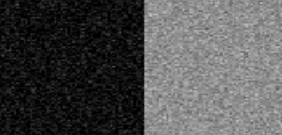
%> input picture A.png, 282 x 135 px
$ octave Exam.m   (GNU Octave 9; MATLAB toolbox functions it lacks are replaced by stand-ins)
%> lines starting %> are read from the running program, lines starting %| are printed output that depends on the picture
clc;clear;close all;
img = rgb2gray(imread('A.png'));
%> img: size 135x282 uint8; min 0, max 193, mean 78.1
% imshow(img)

A = [1 1 1];
B = [1 ; 1 ; 1];

conv_A = conv2(img,A,'same');
conv_B = conv2(img,B,'same');
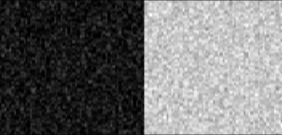
%> conv_B: size 135x282 double; min 0, max 547, mean 233.3; drawn with min black and max white

figure;
subplot(2,2,1)
imshow(img)
subplot(2,2,2)
imshow(A)
subplot(2,2,3)
imshow(uint8(conv_A))
title('Horz')
subplot(2,2,4)
imshow(uint8(conv_B))
title('Vert')
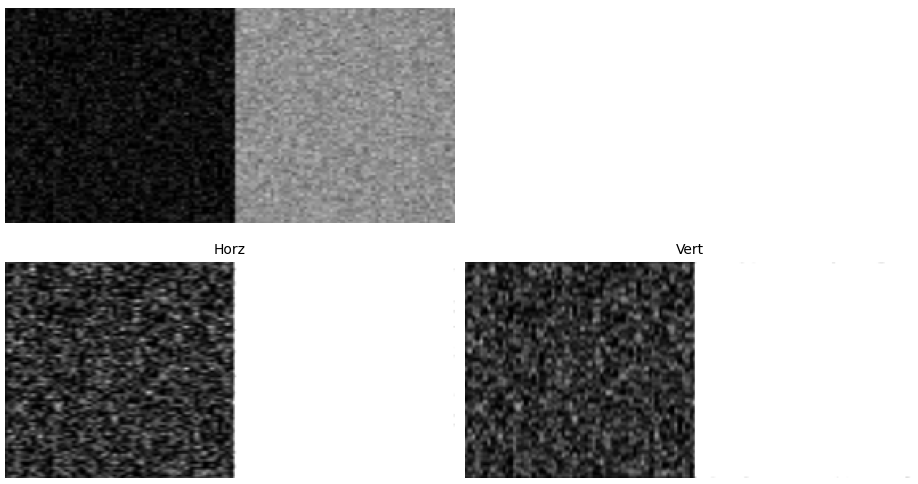
%> figure redrawn from the program's plot data, 4 panels

C = [1 -1];
D = [1;-1];

conv_C = conv2(img,C,'same');
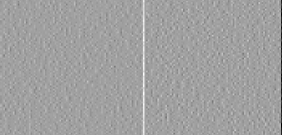
%> conv_C: size 135x282 double; min -184, max 108, mean -0.1; drawn with min black and max white
conv_D = conv2(img,D,'same');
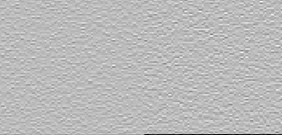
%> conv_D: size 135x282 double; min -166, max 60, mean -0.6; drawn with min black and max white

figure;
subplot(2,2,1)
imshow(img)
subplot(2,2,2)
imshow(C)
subplot(2,2,3)
imshow(uint8(conv_C))
title('Horz')
subplot(2,2,4)
imshow(uint8(conv_D))
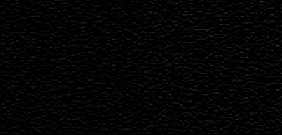
%> displayed picture: size 135x282, on the screen's scale of 0 to 255; min 0, max 60, mean 4
title('Vert')
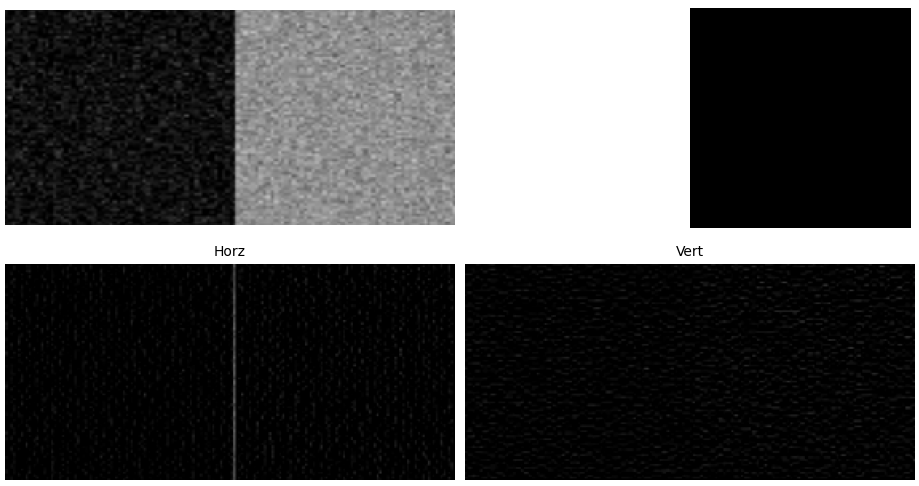
%> figure redrawn from the program's plot data, 4 panels
%%
img_5 = [ 4 4 8 8 8 8 8 8 8 8; 4 4 8 8 22 8 8 8 8 8; 4 4 8 8 22 8 8 8 8 8; ...
    4 4 4 20 20 20 7 7 7 7; 4 4 4 20 20 20 7 7 7 7; 4 4 4 20 20 20 7 7 7 7; ...
    5 5 5 17 5 18 7 7 7 7; 5 5 5 17 5 18 7 7 7 7; 5 5 5 17 5 18 7 7 7 7; ...
    5 5 5 5 5 5 7 7 7 7];


BW = imbinarize(img_5, 12);

SE = strel('square', 3);
eroded = imerode(BW, SE);

figure;
subplot(2,2,1)
imshow(uint8(img_5))
subplot(2,2,2)
imshow(BW)
subplot(2,2,3)
imshow(eroded)
subplot(2,2,4)
imshow(BW - eroded)
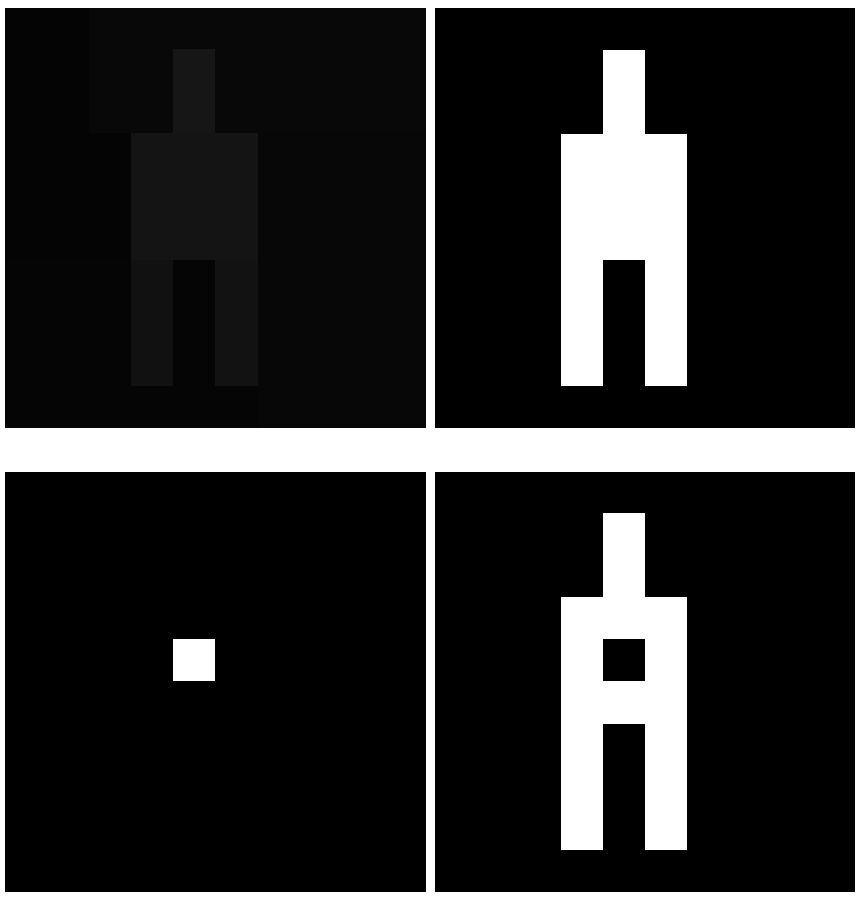
%> figure redrawn from the program's plot data, 4 panels

$ run again, with B.png copied over A.png
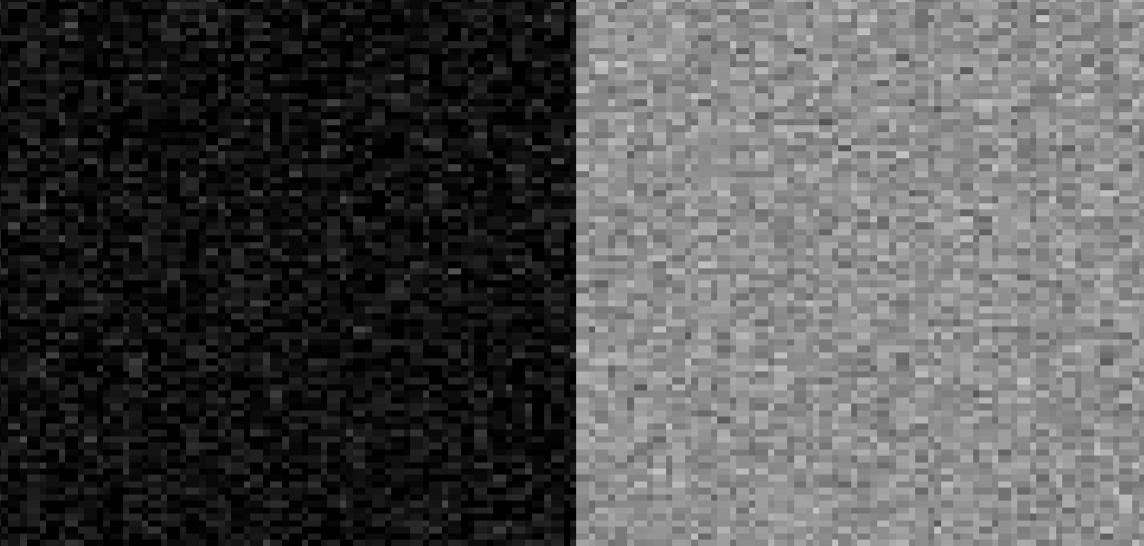
%> input picture B.png, 1144 x 546 px
%> `imshow(uint8(conv_C))`:
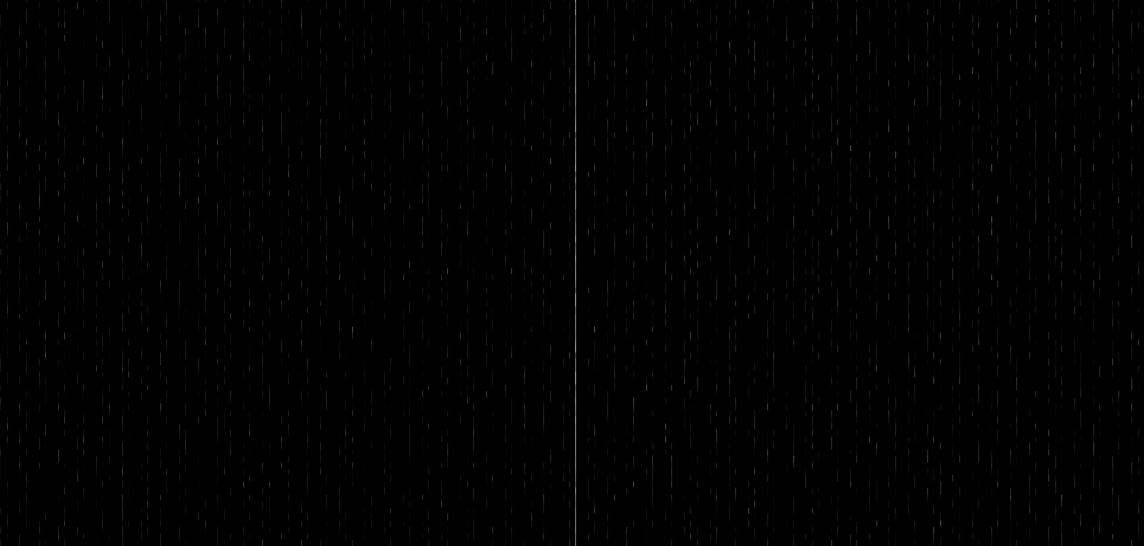
%> displayed picture: size 546x1144, on the screen's scale of 0 to 255; min 0, max 149, mean 1.1
%> `title('Vert')`:
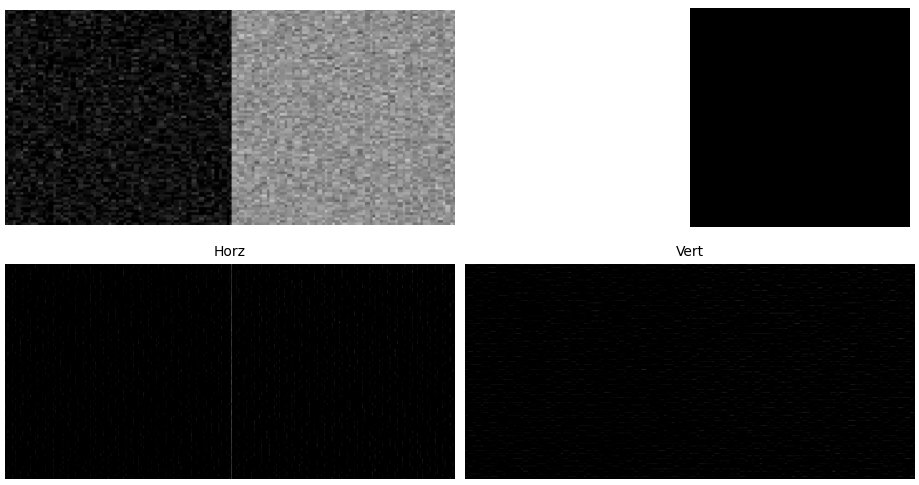
%> figure redrawn from the program's plot data, 4 panels
